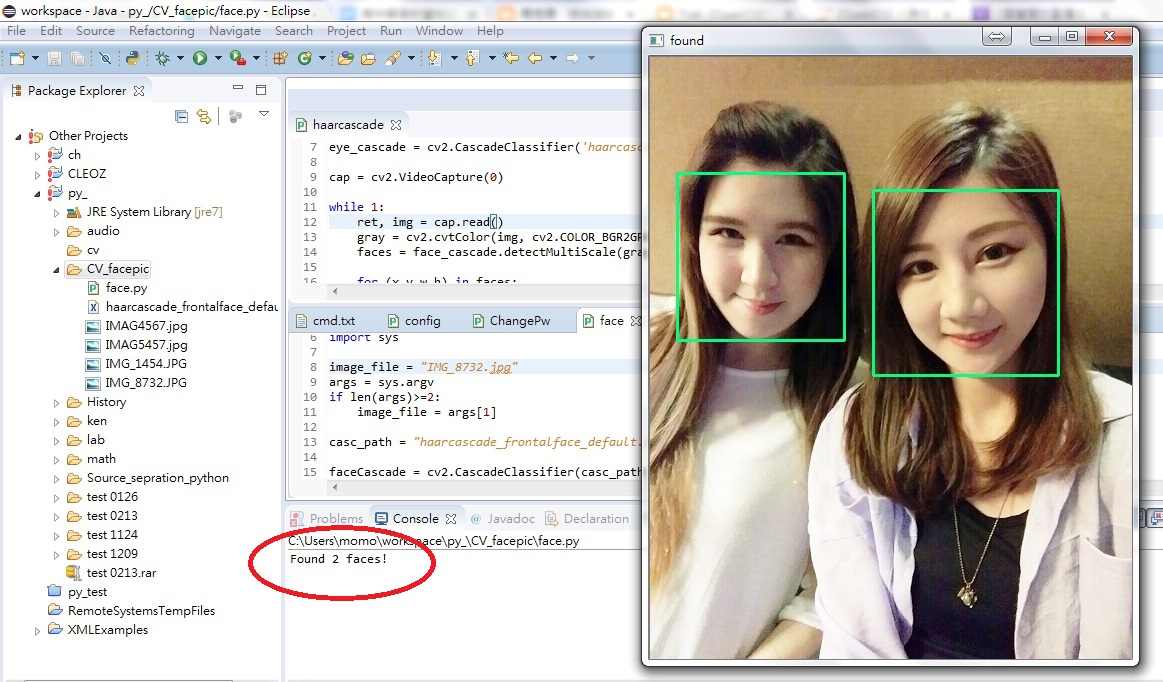
#> input picture 7.jpg, 1163 x 682 px
$ python face.py 7.jpg   (Python 2 division)
#> lines starting #> are read from the running program, lines starting #| are printed output that depends on the picture; after the words box and inside, x2 and y2 are one past the last pixel; in counts of white or black regions, pixels touching at a corner belong together
import cv2
import sys

image_file = "IMG_8732.jpg"
args = sys.argv
if len(args)>=2:
    image_file = args[1]

casc_path = "haarcascade_frontalface_default.xml"

faceCascade = cv2.CascadeClassifier(casc_path)
image = cv2.imread(image_file)
#> image is the input picture: shape (682, 1163, 3); mean B, G, R 189.8, 196.6, 202.4

gray = cv2.cvtColor(image, cv2.COLOR_BGR2GRAY)
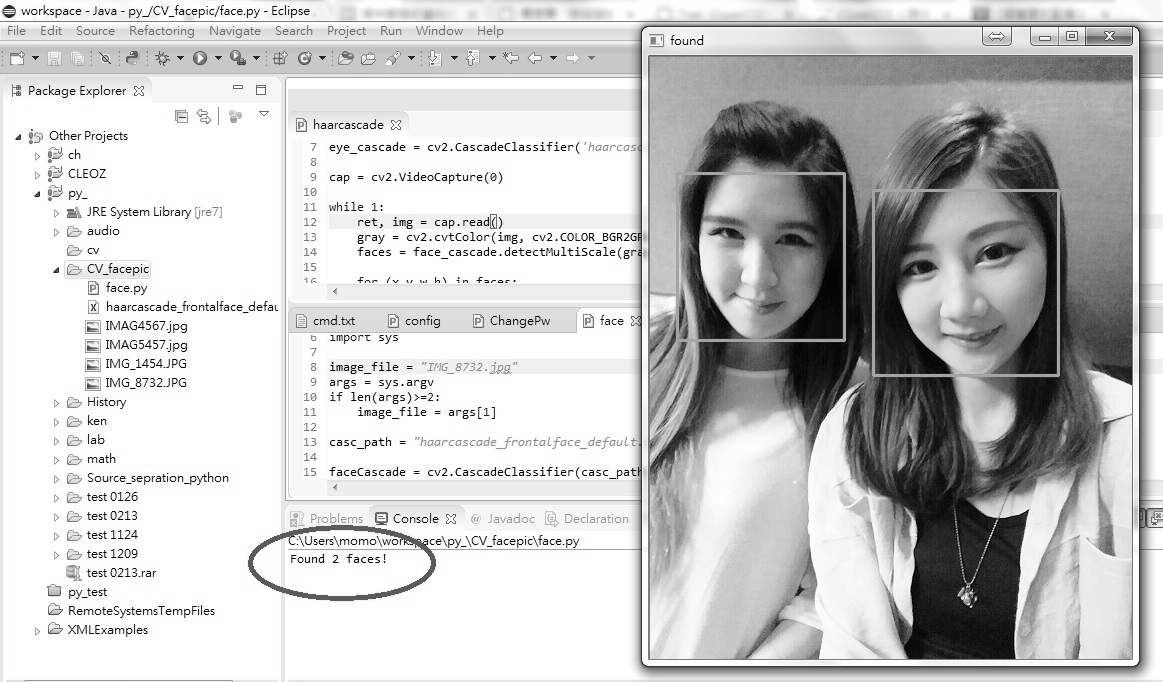
#> gray: shape (682, 1163); min 0, max 255, mean 197.6

faces = faceCascade.detectMultiScale(
    gray,
    scaleFactor=1.1,
    minNeighbors=5,
    minSize=(30,30),
    flags = cv2.CASCADE_SCALE_IMAGE
)
#> faces = [[676, 174, 163, 163], [874, 191, 183, 183]]
print "Found {0} faces!".format(len(faces))
#| Found 2 faces!
for (x,y,w,h) in faces:
    cv2.rectangle(image,(x,y),(x+w, y+h),(128,255,0),2)
#> this loop made 2 passes
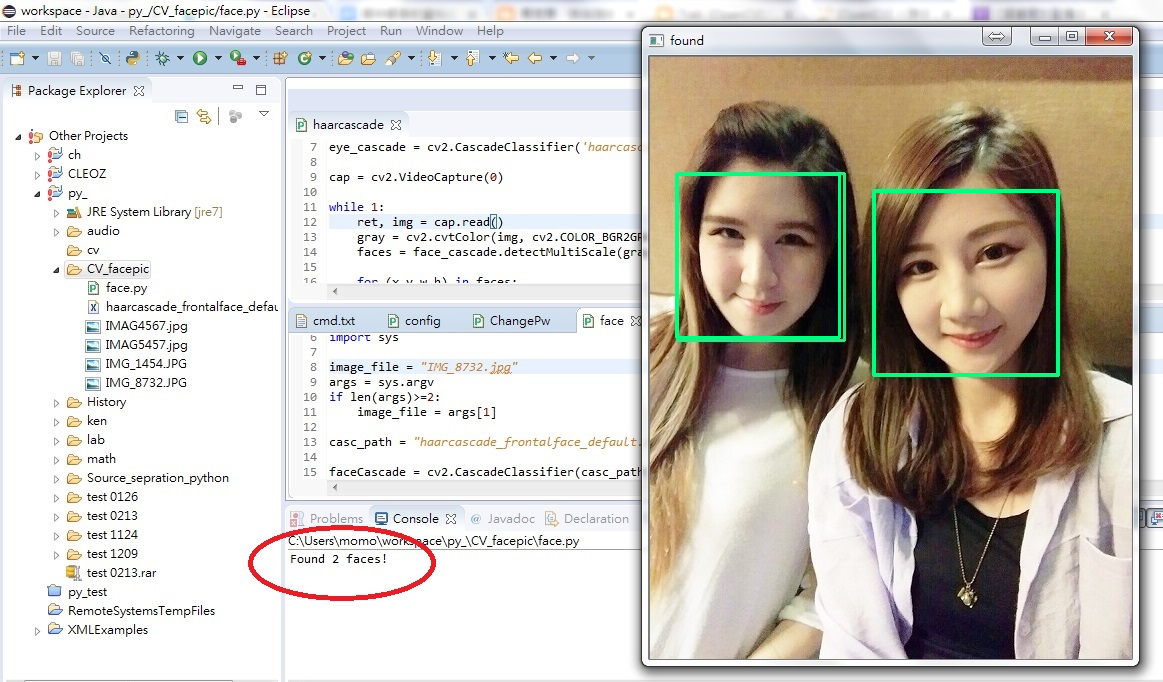
#> image: shape (682, 1163, 3); 0.52% of pixels changed, all inside (x1, y1, x2, y2) = (675, 173, 1059, 376)
cv2.imshow("found", image)
cv2.waitKey(5000)
